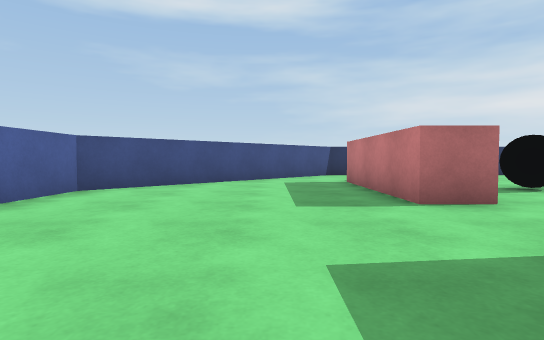
View 1 (above)

20 first-person views from a walk through a 3-D level made in the Unity game engine. The camera is 0.58 m above the floor, tilts 2° down and sees 80° across. The floor is counted in squares, 1 m on a side. Each view is taken from the middle of a square. On the plan, view 1 faces up. The plan holds only what a view shows up to about 9 squares ahead; the rest is blank.

View 2
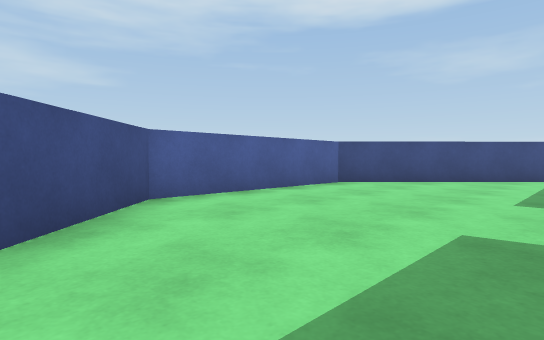

View 3
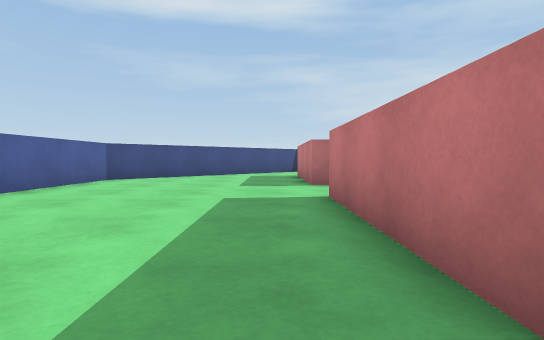

View 4
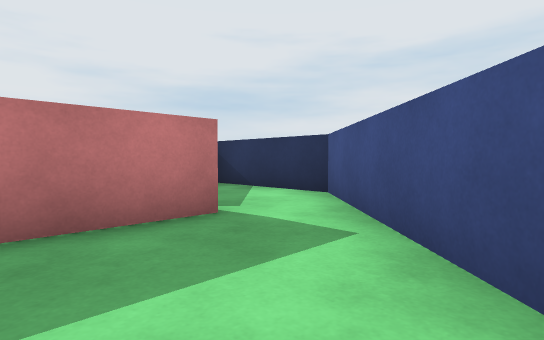

View 5
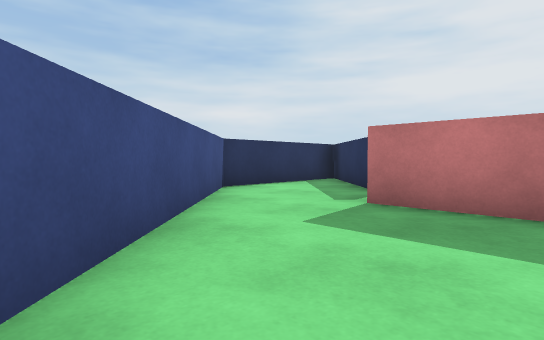

View 6
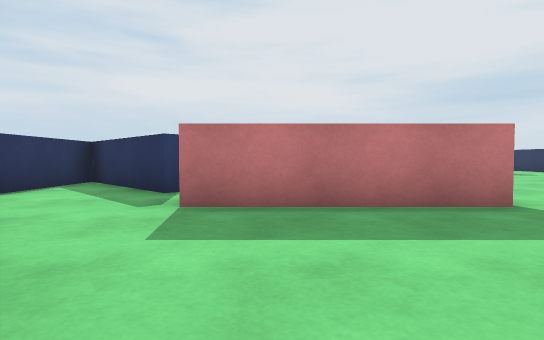

View 7
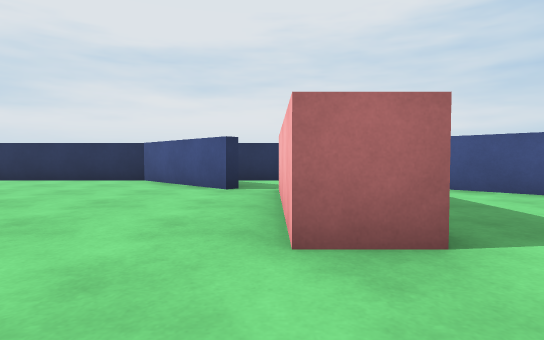

View 8
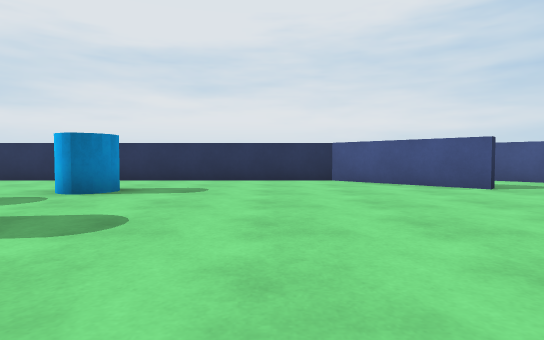

View 9
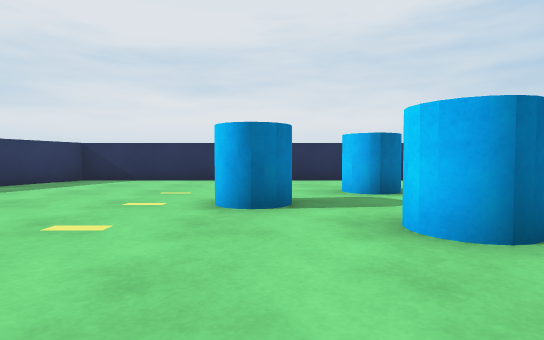

View 10
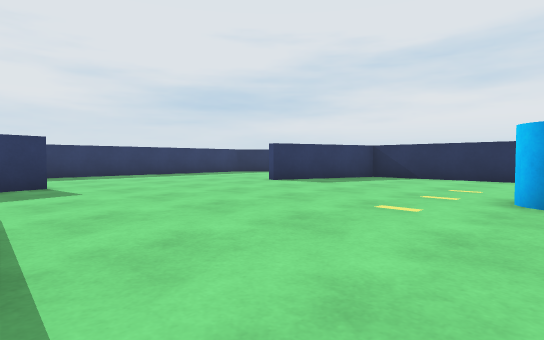

View 11
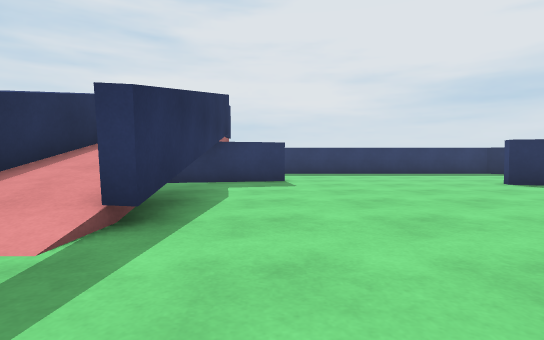

View 12
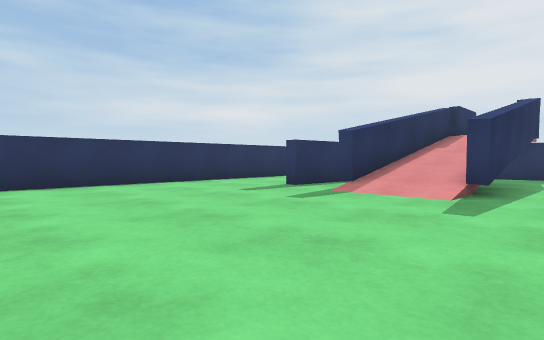

View 13
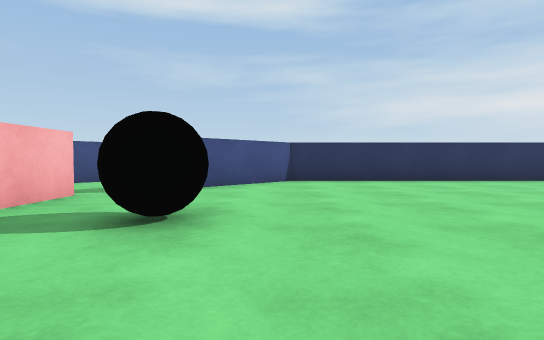

View 14
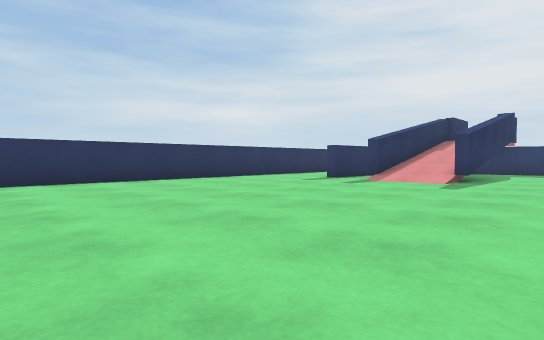

View 15
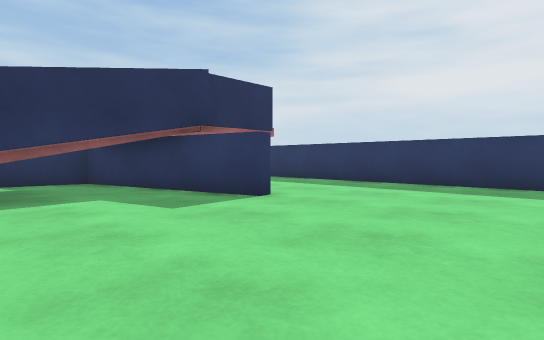

View 16
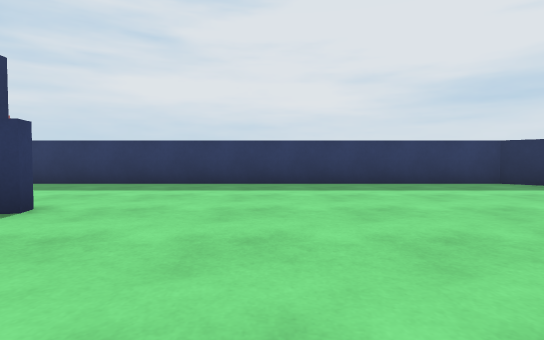

View 17
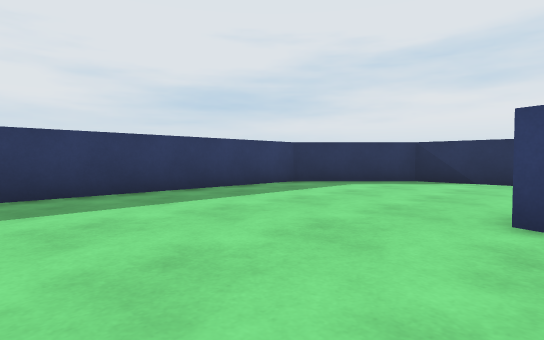

View 18
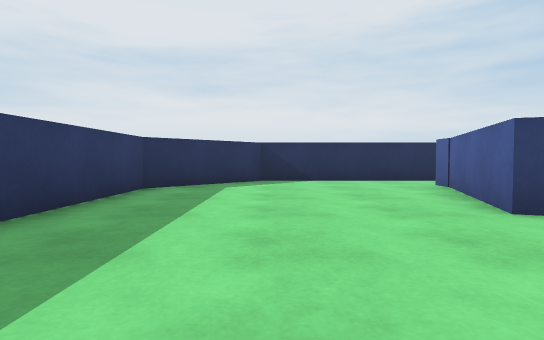

View 19
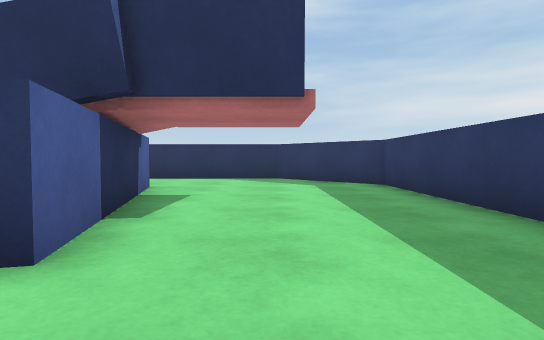

View 20
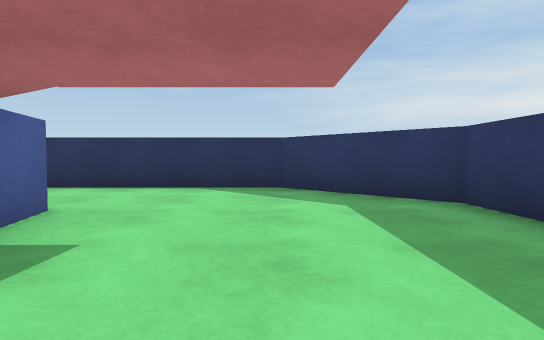

### Floor plan
Key: @ floor where view 1 was taken; # wall or solid block; x gap in a wall; . floor; / step, stairs or slope; = window, fence, low wall or low ledge; B black ball; C cylinder.
Columns run from 4 left of view 1 to 25 right of it. Each row starts with its distance up from view 1.
 12      ##############  #######
 11     ##....#.........  .....##
 10    ##....##.........  ......##
  9   ##....##.........#####.....#
  8  ##...##...........######....#
  7  #....##..........//////#....#
  6 ##....##.B........//////=....#
  5 #.....##...........#### x ...#
  4 #........................#...#
  3 #........ ...................#
  2 #.....##.......C.............#
  1 #.....##.......CC............#
  0 ##..@.##.........C...........#
 -1  ##...##.......C.............#
 -2   ##..###......C.......#.....#
 -3    ##...##.............#.....#
 -4     ##...##...........##.....#
 -5      ##################.....##
 -6                       .....##
 -7                       ######

Where each view was taken, in squares from view 1:
view 1: 0 up, 0 right, facing up
view 2: 1 down, 1 right, facing up-left
view 3: 3 down, 1 right, facing up
view 4: 0 up, 1 left, facing down-right
view 5: 6 up, 2 left, facing up-right
view 6: 7 up, 2 left, facing right
view 7: 4 up, 3 right, facing down
view 8: 4 up, 8 right, facing down
view 9: 4 up, 13 right, facing down
view 10: 5 up, 13 right, facing down-right
view 11: 4 up, 12 right, facing right
view 12: 4 up, 9 right, facing up-right
view 13: 3 up, 6 right, facing up
view 14: 3 up, 6 right, facing up-right
view 15: 0 up, 17 right, facing up-right
view 16: 1 up, 17 right, facing right
view 17: 2 up, 19 right, facing down-right
view 18: 2 up, 22 right, facing down
view 19: 2 up, 22 right, facing up
view 20: 5 up, 22 right, facing up
